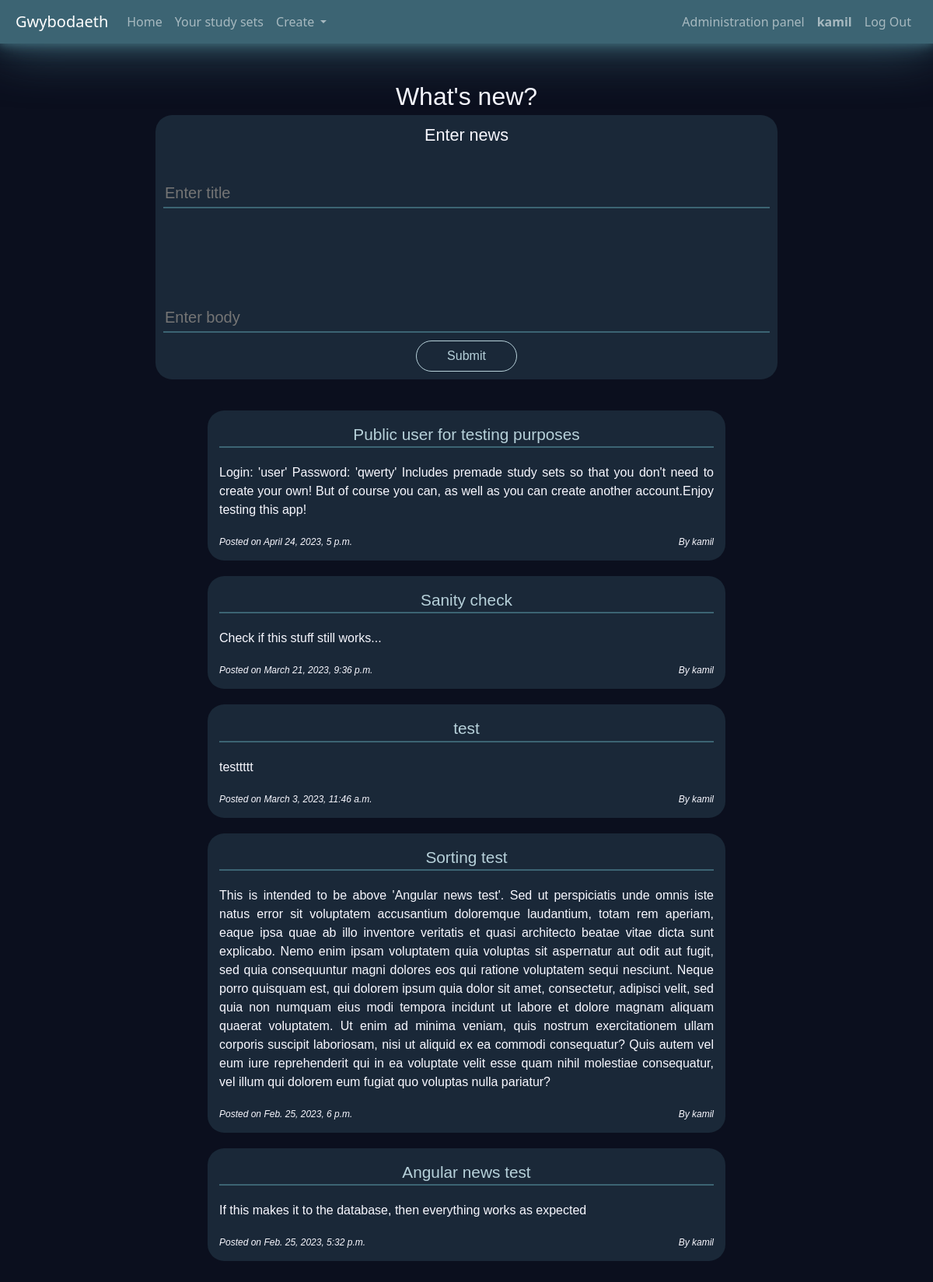
The page / (signed in) on the database its author committed.
### Gwybodaeth/models.py (models this page shows)
class User(AbstractUser):
    def __str__(self):
        return f"{self.username}"

class News(models.Model):
    author      = models.ForeignKey(User, on_delete=models.CASCADE, related_name="news")
    title       = models.CharField (max_length=127)
    body        = models.CharField (max_length=2047)
    timestamp   = models.DateTimeField(auto_now_add=True)
    class Meta:
        verbose_name_plural = "news"

### Gwybodaeth/views.py (the view)
def index(request):
    require_method(request, ['GET', 'POST'])
    if request.method == 'POST':
        require_staff(request)
        data = json.loads(request.body)
        News(
            author = request.user,
            title  = data['title'],
            body   = data['body']
        ).save()
        return HttpResponseRedirect(reverse('index'))
    else:
        news = News.objects.all().order_by('-timestamp').values()
        for news_item in news:
            news_item['author'] = User.objects.get(pk=news_item['author_id'])
        return render(request, "gwybodaeth/Simple/index.html", {
            'news': news
        })

### Gwybodaeth/util.py (called while the page is built)
def require_method(request, method, status=400):
    if (type(method) is list) and (not request.method in method):
        return JsonResponse({"error": f"Request method must be one of the following:\
                            {', '.join(method)}."},
                            status=status)
    if not request.method == method:
        return JsonResponse({"error": f"{method} request required"},
                            status=status)

### Gwybodaeth/templates/gwybodaeth/Simple/index.html (shortened to what this page needs)
{% extends "gwybodaeth/Layout/layout.html" %}
{% block body %}
  <div  id="index-app-container"
        data-ng-app       ="index"
        data-ng-controller="indexController">
    <header id='news-header'>
          What's new?
    </header>
    {% if user.is_authenticated and user.is_staff %}
      <form id   ='news-form'
            class='bg-moon-glass'
            novalidate>
        <header id="news-form-header">
          Enter news
        </header>
        <textarea id           ="news-title-input"
                  class        ="news-input"
                  maxlength    ="127"
                  name         ="title"
                  placeholder  ="Enter title"
                  data-ng-model="newsTitle"
                  required
        ></textarea>
        <textarea id           ="news-body-input"
                  class        ="news-input"
                  maxlength    ="2047"
                  name         ="body"
                  placeholder  ="Enter body"
                  data-ng-model="newsBody"
                  required
        ></textarea>
        <button id    ="news-submit"
                class ="btn
                        btn-outline-lleuad-lawn"
                role  ="button"
                data-ng-click="postNews()">
          Submit
        </button>
      </form>
    {% endif %}
    <div id="news-container">
      {% for news_item in news %}
        <div class="news-item
                    bg-moon-glass">
          <div class="news-item-title
                      text-lleuad-lawn">
            {{ news_item.title }}
          </div>
          <div class="news-item-body">
            {{ news_item.body }}
          </div>
          <div class="news-item-time">
            Posted on {{ news_item.timestamp }}
          </div>
          <div class="news-item-author">
            By {{ news_item.author }}
          </div>
        </div>
      {% empty %}
        <h1 id   ="no-news"
            class="text-lleuad-lawn">
          This site is too new to have news
        </h1>
      {% endfor %}
    </div>
  </div>
{% endblock %}

### Gwybodaeth/templates/gwybodaeth/includable/navbar.html (shortened to what this page needs)
<nav class="navbar
            fixed-top
            navbar-expand-lg
            navbar-dark
            bg-lleuad
            moonlight-stronk"
      id="navbar-main">
  <a  class="navbar-brand"
      href="{% url 'index' %}">Gwybodaeth</a>
  <ul class="navbar-nav me-auto">
    <li class="nav-item">
      <a  class="nav-link"
          href="{% url 'index' %}">Home</a>
    </li>
    {% if user.is_authenticated %}
    <li class="nav-item">
      <a  class="nav-link"
          href="{% url 'user-sets' user.username %}">Your study sets</a>
    </li>
    {% include "./navbar_create.html" %}
      {% endif %}
  </ul>
  <ul class="navbar-nav ms-auto">
  {% if user.is_authenticated %}
    {% if user.is_superuser %}
      <li class="nav-item">
        <a  href="/admin/"
            class="nav-link">Administration panel</a>
      </li>
    {% endif %}
    <li class="nav-item">
      <a  class="nav-link"
          href="">
          <strong>{{ user.username }}</strong>
      </a>
    </li>
    <li class="nav-item">
      <a  class="nav-link"
          href="{% url 'logout' %}">Log Out</a>
    </li>
  {% endif %}
  </ul>
</nav>

### rows shown on the page
User: username "kamil"
News: title "Public user for testing purposes", body "Login: 'user' Password: 'qwerty' Includes premade study sets so that you don't need to create your own! But of course you can, as well as you can create another account.Enjoy testing this app!", timestamp "April 24, 2023, 5 p.m.", author "kamil"
News: title "Sanity check", body "Check if this stuff still works...", timestamp "March 21, 2023, 9:36 p.m.", author "kamil"
News: title "test", body "testtttt", timestamp "March 3, 2023, 11:46 a.m.", author "kamil"
News: title "Sorting test", body "This is intended to be above 'Angular news test'. Sed ut perspiciatis unde omnis iste natus error sit voluptatem accusantium doloremque laudantium, totam rem aperiam, eaque ipsa quae ab illo inventore veritatis et quasi architecto beatae vitae dicta sunt explicabo. Nemo enim ipsam voluptatem quia voluptas sit aspernatur aut odit aut fugit, sed quia consequuntur magni dolores eos qui ratione voluptatem sequi nesciunt. Neque porro quisquam est, qui dolorem ipsum quia dolor sit amet, consectetur, adipisci velit, sed quia non numquam eius modi tempora incidunt ut labore et dolore magnam aliquam quaerat voluptatem. Ut enim ad minima veniam, quis nostrum exercitationem ullam corporis suscipit…", timestamp "Feb. 25, 2023, 6 p.m.", author "kamil"
News: title "Angular news test", body "If this makes it to the database, then everything works as expected", timestamp "Feb. 25, 2023, 5:32 p.m.", author "kamil"
